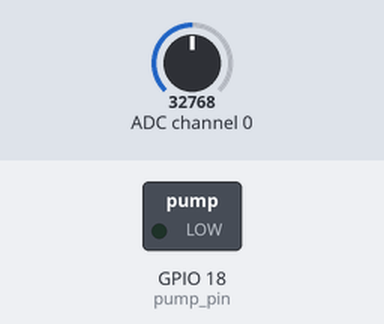
Recording of a program running on a simulated Raspberry Pi (BCM pin numbers). On the bench: switched loads named in the program (green lamp = pin HIGH). The test bench sets the inputs (shaded band); at power-on: ADC channel 0 = 32768 (analog values on the 0–65535 scale). Web requests get an empty 200 reply after 0.4 s; what the program prints to the terminal is not drawn.

Above: at 1.2 s.
1.3 s: ADC channel 0 set to 38064
7.7 s: ADC channel 0 set to 39840
At 12.0 s:
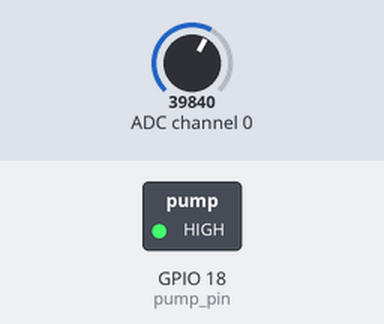
14.1 s: ADC channel 0 set to 32767
At 17.3 s:
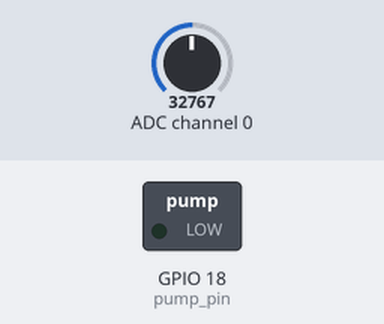
20.5 s: ADC channel 0 set to 45874
At 22.6 s:
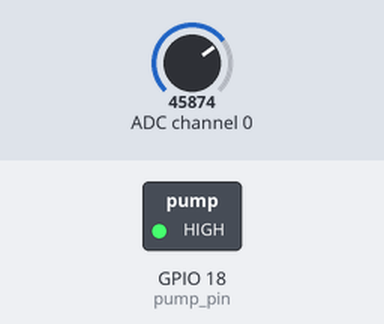
Timing chart, 0 to 24.1 s (numbered marks = the images above; inputs shaded):
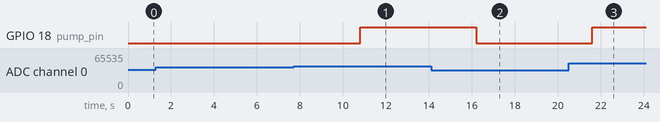

Measured:
- the behaviour switches between 38688 and 38704 on ADC channel 0 (found by bisection; images 0 and 1)
- after the input at 1.3 s, every drawn part: stays the same
- after the input at 7.7 s, GPIO 18 (pump_pin): LOW → HIGH after 3.1 s
- after the input at 14.1 s, GPIO 18 (pump_pin): HIGH → LOW after 2.1 s
- after the input at 20.5 s, GPIO 18 (pump_pin): LOW → HIGH after 1.1 s

The program:

YL69.py
```python
import time
import math
import requests as rq
import adafruit_dht
from board import *
import spidev
from numpy import interp
import RPi.GPIO as GPIO

# 連結至SPI
spi = spidev.SpiDev()
spi.open(0, 0)

# 設置水泵 & 繼電器
pump_pin = 18  # GPIO18
GPIO.setmode(GPIO.BCM)  # 編碼模式
GPIO.setup(pump_pin, GPIO.OUT)  # 將18號設為輸出口


# 讀取MCP3008的資料
def analogInput(channel):
    spi.max_speed_hz = 1350000
    adc = spi.xfer2([1, (8 + channel) << 4, 0])
    MCP3008_data = ((adc[1] & 3) << 8) + adc[2]
    return MCP3008_data


while True:
    try:
        # YL-69資料讀取
        mois = analogInput(0)  # Reading from CH0
        mois = interp(mois, [0, 1023], [100, 0])
        mois = int(mois)
        # API資料
        yl69_url = 'http://140.117.71.98:8000/api/Moisture/'
        # condition_url = ''
        yl69_data = {'moisture': mois}

        # 輸出
        print('土壤濕度:%.2f%%' % mois)
        # condition = rq.get(url=condition_url)
        # if mois > condition:
        if mois > 40:
            GPIO.output(pump_pin, 0)
            print('不澆水')
        else:
            GPIO.output(pump_pin, 1)
            print('澆水')
        res = rq.post(url=yl69_url, data=yl69_data)  # Post至API
        print(res)
        print('\n')
    except RuntimeError as error:  # 資料讀取失敗時
        print(error.args[0])
        print('\n')
        continue

    time.sleep(5.0)  # delay 5 sec
```
